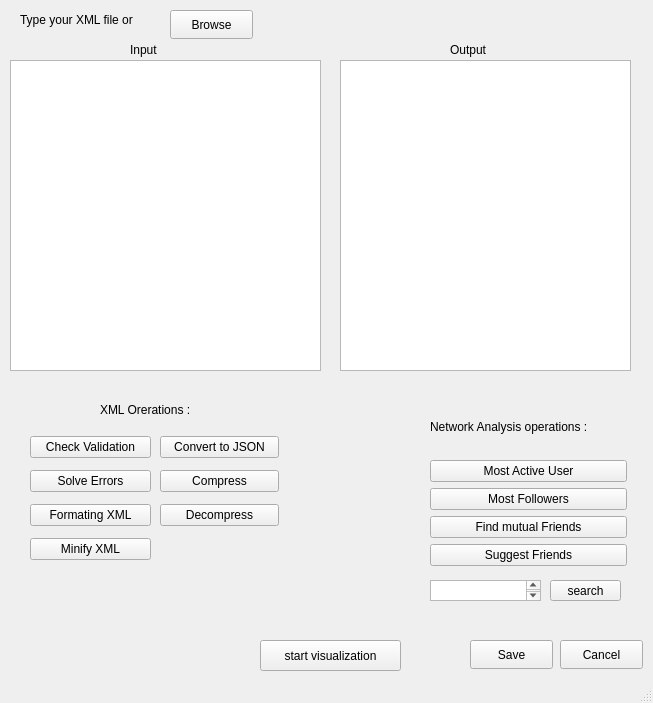
<?xml version="1.0" encoding="UTF-8"?>
<ui version="4.0">
 <class>MainWindow</class>
 <widget class="QMainWindow" name="MainWindow">
  <property name="geometry">
   <rect>
    <x>0</x>
    <y>0</y>
    <width>653</width>
    <height>703</height>
   </rect>
  </property>
  <property name="windowTitle">
   <string>MainWindow</string>
  </property>
  <widget class="QWidget" name="centralwidget">
   <widget class="QPushButton" name="pushButton">
    <property name="geometry">
     <rect>
      <x>170</x>
      <y>10</y>
      <width>83</width>
      <height>29</height>
     </rect>
    </property>
    <property name="text">
     <string>Browse</string>
    </property>
   </widget>
   <widget class="QPushButton" name="pushButton_9">
    <property name="geometry">
     <rect>
      <x>560</x>
      <y>640</y>
      <width>83</width>
      <height>29</height>
     </rect>
    </property>
    <property name="text">
     <string>Cancel</string>
    </property>
   </widget>
   <widget class="QLabel" name="label">
    <property name="geometry">
     <rect>
      <x>20</x>
      <y>10</y>
      <width>151</width>
      <height>20</height>
     </rect>
    </property>
    <property name="text">
     <string>Type your XML file or </string>
    </property>
   </widget>
   <widget class="QPlainTextEdit" name="outputArea">
    <property name="geometry">
     <rect>
      <x>340</x>
      <y>60</y>
      <width>291</width>
      <height>311</height>
     </rect>
    </property>
    <property name="readOnly">
     <bool>true</bool>
    </property>
   </widget>
   <widget class="QPlainTextEdit" name="inputArea">
    <property name="geometry">
     <rect>
      <x>10</x>
      <y>60</y>
      <width>311</width>
      <height>311</height>
     </rect>
    </property>
   </widget>
   <widget class="QLabel" name="label_2">
    <property name="geometry">
     <rect>
      <x>130</x>
      <y>40</y>
      <width>41</width>
      <height>20</height>
     </rect>
    </property>
    <property name="text">
     <string>Input</string>
    </property>
   </widget>
   <widget class="QLabel" name="label_3">
    <property name="geometry">
     <rect>
      <x>450</x>
      <y>40</y>
      <width>181</width>
      <height>20</height>
     </rect>
    </property>
    <property name="text">
     <string>Output</string>
    </property>
   </widget>
   <widget class="QWidget" name="layoutWidget">
    <property name="geometry">
     <rect>
      <x>30</x>
      <y>430</y>
      <width>121</width>
      <height>139</height>
     </rect>
    </property>
    <layout class="QVBoxLayout" name="verticalLayout">
     <item>
      <widget class="QPushButton" name="checkValidationButton">
       <property name="text">
        <string>Check Validation</string>
       </property>
      </widget>
     </item>
     <item>
      <widget class="QPushButton" name="pushButton_3">
       <property name="text">
        <string>Solve Errors</string>
       </property>
      </widget>
     </item>
     <item>
      <widget class="QPushButton" name="pushButton_4">
       <property name="text">
        <string>Formating XML</string>
       </property>
      </widget>
     </item>
     <item>
      <widget class="QPushButton" name="minifyButton">
       <property name="text">
        <string>Minify XML</string>
       </property>
      </widget>
     </item>
    </layout>
   </widget>
   <widget class="QWidget" name="layoutWidget">
    <property name="geometry">
     <rect>
      <x>160</x>
      <y>430</y>
      <width>119</width>
      <height>103</height>
     </rect>
    </property>
    <layout class="QVBoxLayout" name="verticalLayout_2">
     <item>
      <widget class="QPushButton" name="convertToJSONButton">
       <property name="text">
        <string>Convert to JSON</string>
       </property>
      </widget>
     </item>
     <item>
      <widget class="QPushButton" name="compressButton">
       <property name="text">
        <string>Compress</string>
       </property>
      </widget>
     </item>
     <item>
      <widget class="QPushButton" name="decompressButton">
       <property name="text">
        <string>Decompress</string>
       </property>
      </widget>
     </item>
    </layout>
   </widget>
   <widget class="QPushButton" name="searchButton">
    <property name="geometry">
     <rect>
      <x>550</x>
      <y>580</y>
      <width>71</width>
      <height>21</height>
     </rect>
    </property>
    <property name="text">
     <string>search</string>
    </property>
   </widget>
   <widget class="QPlainTextEdit" name="searchKeyword">
    <property name="geometry">
     <rect>
      <x>430</x>
      <y>580</y>
      <width>111</width>
      <height>21</height>
     </rect>
    </property>
   </widget>
   <widget class="QPushButton" name="sartVisualizationButton">
    <property name="geometry">
     <rect>
      <x>260</x>
      <y>640</y>
      <width>141</width>
      <height>31</height>
     </rect>
    </property>
    <property name="text">
     <string>start visualization</string>
    </property>
   </widget>
   <widget class="QPushButton" name="SaveButton">
    <property name="geometry">
     <rect>
      <x>470</x>
      <y>640</y>
      <width>83</width>
      <height>29</height>
     </rect>
    </property>
    <property name="text">
     <string>Save</string>
    </property>
   </widget>
   <widget class="QLabel" name="label_4">
    <property name="geometry">
     <rect>
      <x>100</x>
      <y>400</y>
      <width>121</width>
      <height>20</height>
     </rect>
    </property>
    <property name="text">
     <string>XML Orerations :</string>
    </property>
   </widget>
   <widget class="QWidget" name="">
    <property name="geometry">
     <rect>
      <x>430</x>
      <y>400</y>
      <width>197</width>
      <height>166</height>
     </rect>
    </property>
    <layout class="QVBoxLayout" name="verticalLayout_3">
     <item>
      <widget class="QLabel" name="label_5">
       <property name="text">
        <string>Network Analysis operations :</string>
       </property>
      </widget>
     </item>
     <item>
      <widget class="QPushButton" name="mostActiveUserButton">
       <property name="text">
        <string>Most Active User</string>
       </property>
      </widget>
     </item>
     <item>
      <widget class="QPushButton" name="mostActiveUserButton_2">
       <property name="text">
        <string>Most Followers</string>
       </property>
      </widget>
     </item>
     <item>
      <widget class="QPushButton" name="mutualFriendsButton">
       <property name="text">
        <string>Find mutual Friends</string>
       </property>
      </widget>
     </item>
     <item>
      <widget class="QPushButton" name="mutualFriendsButton_2">
       <property name="text">
        <string>Suggest Friends</string>
       </property>
      </widget>
     </item>
    </layout>
   </widget>
  </widget>
  <widget class="QMenuBar" name="menubar">
   <property name="geometry">
    <rect>
     <x>0</x>
     <y>0</y>
     <width>653</width>
     <height>25</height>
    </rect>
   </property>
  </widget>
  <widget class="QStatusBar" name="statusbar"/>
 </widget>
 <resources/>
 <connections/>
</ui>
